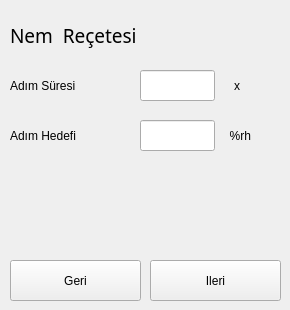
          <widget class="QWidget" name="page_4">
           <widget class="QLabel" name="label_66">
            <property name="geometry">
             <rect>
              <x>10</x>
              <y>20</y>
              <width>211</width>
              <height>31</height>
             </rect>
            </property>
            <property name="font">
             <font>
              <family>Gill Sans MT</family>
              <pointsize>14</pointsize>
              <weight>9</weight>
              <italic>false</italic>
              <bold>false</bold>
             </font>
            </property>
            <property name="text">
             <string>Nem  Reçetesi</string>
            </property>
           </widget>
           <widget class="QLabel" name="label_67">
            <property name="geometry">
             <rect>
              <x>10</x>
              <y>70</y>
              <width>141</width>
              <height>31</height>
             </rect>
            </property>
            <property name="text">
             <string>Adım Süresi</string>
            </property>
           </widget>
           <widget class="QLineEdit" name="leNLDuration">
            <property name="geometry">
             <rect>
              <x>140</x>
              <y>70</y>
              <width>75</width>
              <height>31</height>
             </rect>
            </property>
            <property name="font">
             <font>
              <family>Gill Sans MT</family>
              <pointsize>14</pointsize>
              <weight>9</weight>
              <italic>false</italic>
              <bold>false</bold>
             </font>
            </property>
            <property name="alignment">
             <set>Qt::AlignRight|Qt::AlignTrailing|Qt::AlignVCenter</set>
            </property>
           </widget>
           <widget class="QLineEdit" name="leNLTarget">
            <property name="geometry">
             <rect>
              <x>140</x>
              <y>120</y>
              <width>75</width>
              <height>31</height>
             </rect>
            </property>
            <property name="font">
             <font>
              <family>Gill Sans MT</family>
              <pointsize>14</pointsize>
              <weight>9</weight>
              <italic>false</italic>
              <bold>false</bold>
             </font>
            </property>
            <property name="alignment">
             <set>Qt::AlignRight|Qt::AlignTrailing|Qt::AlignVCenter</set>
            </property>
           </widget>
           <widget class="QPushButton" name="bNForward2">
            <property name="geometry">
             <rect>
              <x>150</x>
              <y>260</y>
              <width>131</width>
              <height>41</height>
             </rect>
            </property>
            <property name="text">
             <string>Ileri</string>
            </property>
           </widget>
           <widget class="QLabel" name="label_256">
            <property name="geometry">
             <rect>
              <x>220</x>
              <y>120</y>
              <width>31</width>
              <height>31</height>
             </rect>
            </property>
            <property name="text">
             <string>%rh</string>
            </property>
            <property name="alignment">
             <set>Qt::AlignRight|Qt::AlignTrailing|Qt::AlignVCenter</set>
            </property>
           </widget>
           <widget class="QLabel" name="label_69">
            <property name="geometry">
             <rect>
              <x>10</x>
              <y>120</y>
              <width>141</width>
              <height>31</height>
             </rect>
            </property>
            <property name="text">
             <string>Adım Hedefi</string>
            </property>
           </widget>
           <widget class="QLabel" name="laNLinDurationSave">
            <property name="geometry">
             <rect>
              <x>220</x>
              <y>70</y>
              <width>20</width>
              <height>31</height>
             </rect>
            </property>
            <property name="text">
             <string>x</string>
            </property>
            <property name="alignment">
             <set>Qt::AlignRight|Qt::AlignTrailing|Qt::AlignVCenter</set>
            </property>
           </widget>
           <widget class="QPushButton" name="bTBack2_2">
            <property name="geometry">
             <rect>
              <x>10</x>
              <y>260</y>
              <width>131</width>
              <height>41</height>
             </rect>
            </property>
            <property name="text">
             <string>Geri</string>
            </property>
           </widget>
          </widget>
